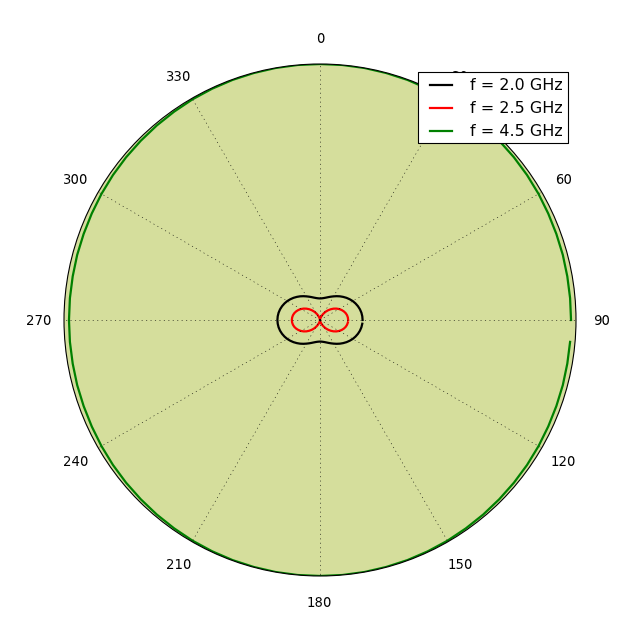

Here is the Python script that generated this plot:
import matplotlib.pyplot as plt
from pylayers.antprop.antenna import *
A = Antenna('defant.trx')
fig,ax = A.polar(k=[0,10,50])
